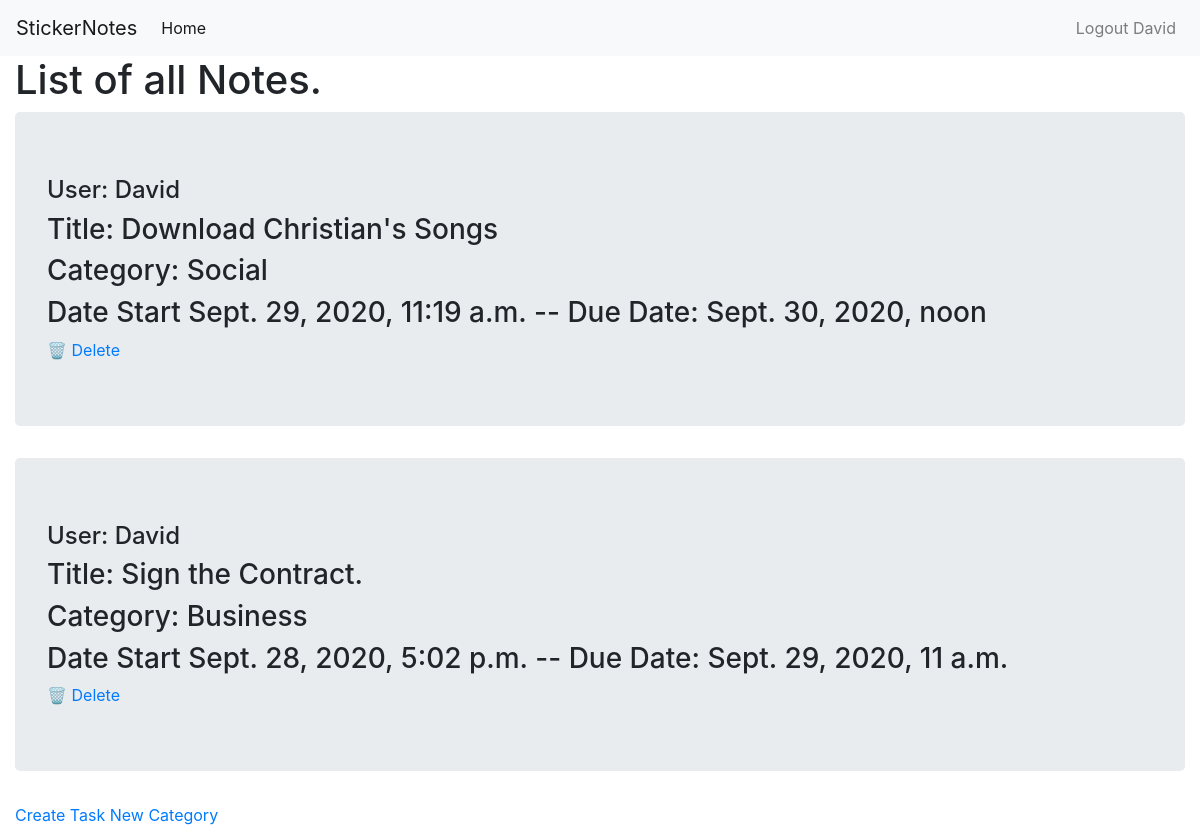
/notes/ (signed in), run on an earlier commit of the app's database.
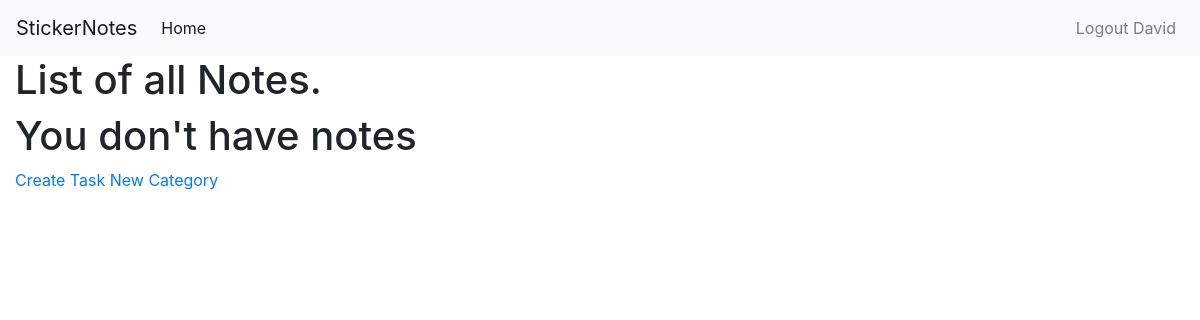
And on a later commit of the database.
### notesapp/models.py (models this page shows, shortened)
class Notes(models.Model):
    title = models.CharField(max_length=100)
    category = models.ForeignKey(Category, on_delete=models.CASCADE)
    author = models.ForeignKey(User, on_delete=models.CASCADE)
    pub_date = models.DateTimeField(auto_now_add=True)
    due_date = models.DateTimeField()
    class Meta():
        ordering = ['-pub_date']

class Category(models.Model):
    name = models.CharField(max_length=30)
    def __str__(self):
        return self.name

### notesapp/views.py (the view)
# urls.py: path('', views.ListNotes.as_view(), name='home')
class ListNotes(LoginRequiredMixin, ListView):
    model = Notes
    template_name = 'notesapp/home.html'
    def get_context_data(self, **kwargs):
        context = super().get_context_data(**kwargs)
        context['notes'] = Notes.objects.filter(author=self.request.user)
        return context

### notesapp/templates/notesapp/home.html
{% extends 'notesapp/base.html' %}
{% block david %}
<h1>List of all Notes.</h1>
{% if request.user.is_authenticated %}
{% for sticky in notes %}
<div class="jumbotron">
    <h4>User: {{sticky.author.username}}</h4>
    <h3>Title: {{sticky.title}}</h3>
    <h3>Category: {{sticky.category}}</h3>
    <h3>Date Start {{sticky.pub_date}} -- Due Date: {{sticky.due_date}}</h3>
    <a href="{% url 'delete_note' sticky.pk %}"> &#128465 Delete</a>
</div>
{% empty %}
<h1>You don't have notes</h1>
{% endfor %}
{% else %}
<h1>You have to be logged in to see your activities!</h1>
{% endif %}
<a href="{% url 'new_note' %}">Create Task</a>
<a href="{% url 'new_category' %}">New Category</a>
{% endblock %}

What changed in the data, as far as the page shows it:
removed Notes: author.username "David", title "Download Christian's Songs", category "Social", pub_date "Sept. 29, 2020, 11:19 a.m.", due_date "Sept. 30, 2020, noon"
removed Notes: author.username "David", title "Sign the Contract.", category "Business", pub_date "Sept. 28, 2020, 5:02 p.m.", due_date "Sept. 29, 2020, 11 a.m."
Also different on the page:
text now shown: "You don't have notes"
